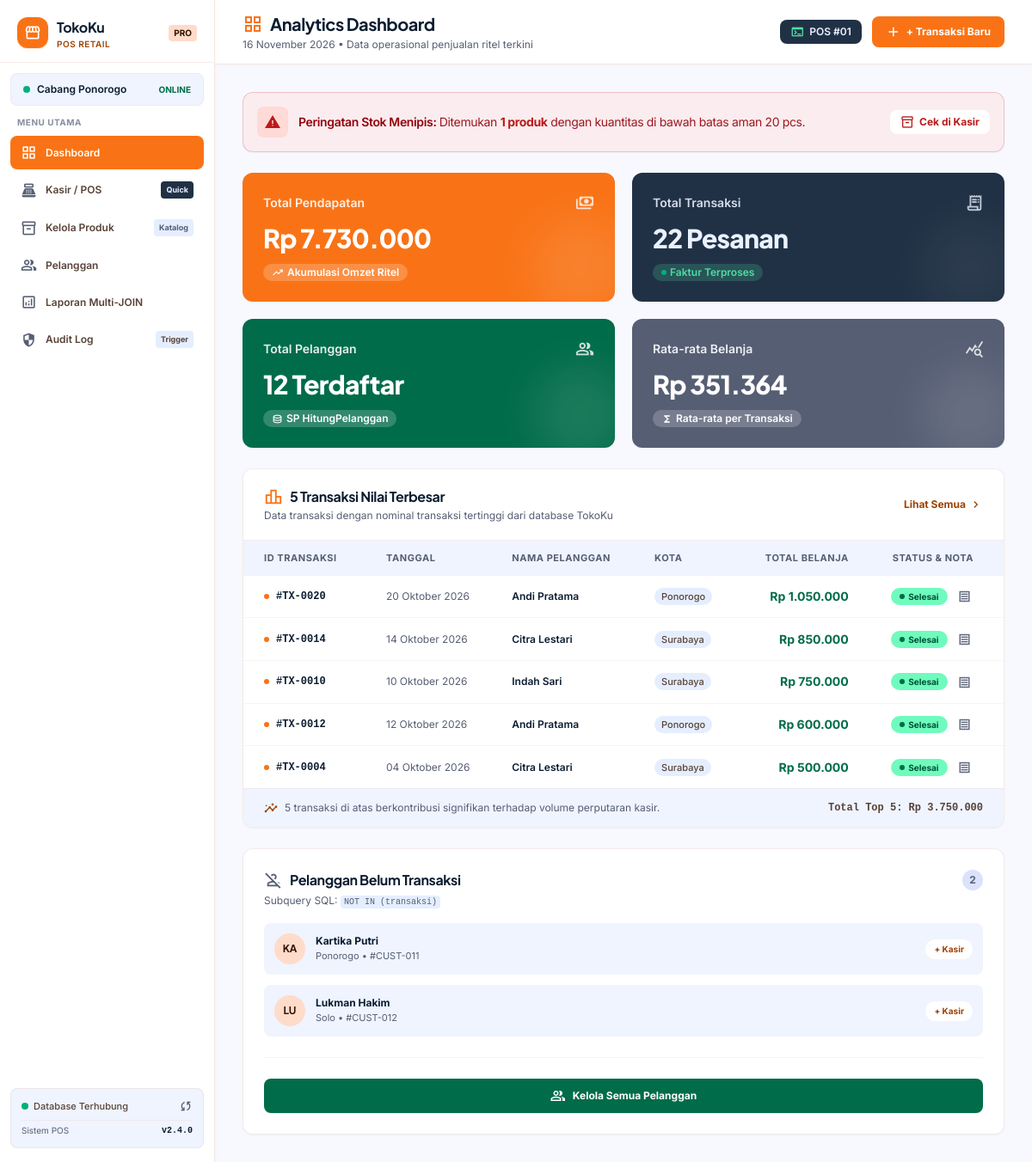
The page / on the database its author committed.
### tables this page shows
CREATE TABLE tbl_transaksi (
    id_transaksi INT AUTO_INCREMENT PRIMARY KEY,
    tanggal DATE NOT NULL,
    id_pelanggan INT,
    total_belanja DECIMAL(12,2) NOT NULL DEFAULT 0,
    FOREIGN KEY (id_pelanggan) REFERENCES tbl_pelanggan(id_pelanggan)
);

CREATE TABLE tbl_pelanggan (
    id_pelanggan INT AUTO_INCREMENT PRIMARY KEY,
    nama_pelanggan VARCHAR(100) NOT NULL,
    kota VARCHAR(50) NOT NULL
);

### index.php (the view, shortened to what the rows shown need)
<?php
require_once __DIR__ . '/config/db.php';
$transaksi_terbesar = [];
$pelanggan_tanpa_transaksi = [];
if ($pdo) {
    try {
        $sqlTop5 = "SELECT
                        t.id_transaksi,
                        t.tanggal,
                        p.nama_pelanggan,
                        p.kota,
                        t.total_belanja
                    FROM tbl_transaksi t
                    JOIN tbl_pelanggan p ON t.id_pelanggan = p.id_pelanggan
                    ORDER BY t.total_belanja DESC
                    LIMIT 5";
        $transaksi_terbesar = $pdo->query($sqlTop5)->fetchAll();
        $sqlNotIn = "SELECT id_pelanggan, nama_pelanggan, kota
                     FROM tbl_pelanggan
                     WHERE id_pelanggan NOT IN (
                         SELECT DISTINCT id_pelanggan
                         FROM tbl_transaksi
                         WHERE id_pelanggan IS NOT NULL
                     )
                     ORDER BY id_pelanggan ASC";
        $pelanggan_tanpa_transaksi = $pdo->query($sqlNotIn)->fetchAll();
    } catch (PDOException $e) {
        $error_message = $e->getMessage();
    }
} else {
    $error_message = "Koneksi database terputus. Pastikan MySQL di XAMPP telah aktif.";
}
require_once __DIR__ . '/includes/header.php';
?>
<main class="flex-1 flex flex-col min-w-0 overflow-y-auto">
    <header class="bg-surface-container-lowest border-b border-outline-variant/40 px-6 sm:px-8 py-3.5 flex flex-col sm:flex-row sm:items-center justify-between gap-4 sticky top-0 z-30 shadow-[0_1px_8px_rgba(0,0,0,0.03)]">
        <div>
            <h1 class="font-headline font-bold text-lg sm:text-xl text-on-surface tracking-tight flex items-center gap-2">
                <span class="material-symbols-outlined text-primary-container text-[24px]">grid_view</span>
                Analytics Dashboard
            </h1>
        </div>
    </header>
    <div class="p-6 sm:p-8 space-y-6 flex-1 bg-surface">
        <div class="grid grid-cols-12 gap-6 items-start">
            <div class="col-span-12 xl:col-span-8 bg-surface-container-lowest rounded-xl shadow-sm border border-outline-variant/30 overflow-hidden flex flex-col">
                <div class="px-6 py-5 flex flex-col sm:flex-row sm:items-center justify-between gap-3 bg-surface-container-lowest border-b border-outline-variant/30">
                    <div>
                        <h2 class="font-headline text-base font-bold text-on-surface tracking-tight flex items-center gap-2">
                            <span class="material-symbols-outlined text-primary-container text-[22px]">leaderboard</span>
                            5 Transaksi Nilai Terbesar
                        </h2>
                    </div>
                </div>
                <div class="w-full overflow-x-auto">
                    <table class="w-full text-left border-collapse text-xs">
                        <thead>
                            <tr class="bg-surface-container-low text-secondary font-semibold uppercase tracking-wider text-[11px] h-10 border-b border-outline-variant/20">
                                <th class="py-2.5 px-6" scope="col">ID Transaksi</th>
                                <th class="py-2.5 px-4" scope="col">Tanggal</th>
                                <th class="py-2.5 px-4" scope="col">Nama Pelanggan</th>
                                <th class="py-2.5 px-4" scope="col">Kota</th>
                                <th class="py-2.5 px-4 text-right" scope="col">Total Belanja</th>
                                <th class="py-2.5 px-6 text-center" scope="col">Status & Nota</th>
                            </tr>
                        </thead>
                        <tbody class="divide-y divide-outline-variant/20">
                            <?php if (empty($transaksi_terbesar)): ?>
                                <tr>
                                    <td colspan="6" class="py-10 text-center text-secondary">
                                        Belum ada data transaksi yang tersimpan.
                                    </td>
                                </tr>
                            <?php else: ?>
                                <?php foreach ($transaksi_terbesar as $tx): ?>
                                    <tr class="hover:bg-surface-container-low/60 transition-colors">
                                        <td class="py-3 px-6 font-mono font-bold text-on-surface whitespace-nowrap">
                                            <div class="flex items-center gap-2">
                                                <span class="w-1.5 h-1.5 rounded-full bg-primary-container"></span>
                                                <span>#TX-<?= str_pad($tx['id_transaksi'], 4, '0', STR_PAD_LEFT) ?></span>
                                            </div>
                                        </td>
                                        <td class="py-3 px-4 text-secondary whitespace-nowrap">
                                            <?= formatTanggal($tx['tanggal']) ?>
                                        </td>
                                        <td class="py-3 px-4 font-semibold text-on-surface whitespace-nowrap">
                                            <?= htmlspecialchars($tx['nama_pelanggan']) ?>
                                        </td>
                                        <td class="py-3 px-4 whitespace-nowrap">
                                            <span class="inline-flex items-center px-2 py-0.5 rounded-full text-[11px] font-medium bg-surface-container text-on-surface-variant">
                                                <?= htmlspecialchars($tx['kota']) ?>
                                            </span>
                                        </td>
                                        <td class="py-3 px-4 text-right font-bold text-tertiary whitespace-nowrap text-sm">
                                            <?= formatRupiah($tx['total_belanja']) ?>
                                        </td>
                                        <td class="py-3 px-6 text-center whitespace-nowrap">
                                            <div class="inline-flex items-center gap-2">
                                                <span class="inline-flex items-center gap-1 px-2.5 py-0.5 rounded-full text-[10px] font-bold bg-tertiary-fixed text-on-tertiary-fixed-variant">
                                                    <span class="w-1.5 h-1.5 rounded-full bg-tertiary"></span>
                                                    Selesai
                                                </span>
                                                <a href="nota.php?id=<?= $tx['id_transaksi'] ?>" target="_blank" title="Cetak Nota"
                                                   class="p-1 rounded text-secondary hover:text-primary transition">
                                                    <span class="material-symbols-outlined text-[16px]">receipt</span>
                                                </a>
                                            </div>
                                        </td>
                                    </tr>
                                <?php endforeach; ?>
                            <?php endif; ?>
                        </tbody>
                    </table>
                </div>
            </div>
            <div class="col-span-12 xl:col-span-4 bg-surface-container-lowest rounded-xl shadow-sm border border-outline-variant/30 p-6 flex flex-col justify-between">
                <div>
                    <div class="space-y-3 mt-4">
                        <?php if (empty($pelanggan_tanpa_transaksi)): ?>
                            <p class="py-8 text-center text-secondary text-xs">Semua pelanggan terdaftar telah melakukan transaksi.</p>
                        <?php else: ?>
                            <?php foreach (array_slice($pelanggan_tanpa_transaksi, 0, 4) as $p):
                                $initials = strtoupper(substr($p['nama_pelanggan'], 0, 2));
                            ?>
                                <div class="flex items-center justify-between p-3 rounded-lg bg-surface-container-low hover:bg-surface-container transition-colors">
                                    <div class="flex items-center gap-3">
                                        <div class="w-9 h-9 rounded-full bg-primary-fixed text-on-primary-fixed flex items-center justify-center font-bold text-xs font-headline">
                                            <?= $initials ?>
                                        </div>
                                        <div class="flex flex-col">
                                            <span class="text-xs font-bold text-on-surface leading-tight"><?= htmlspecialchars($p['nama_pelanggan']) ?></span>
                                            <span class="text-[11px] text-secondary mt-0.5"><?= htmlspecialchars($p['kota']) ?> &bull; #CUST-<?= str_pad($p['id_pelanggan'], 3, '0', STR_PAD_LEFT) ?></span>
                                        </div>
                                    </div>
                                    <a href="kasir.php?pelanggan_id=<?= urlencode($p['id_pelanggan']) ?>" class="inline-flex items-center px-2.5 py-1 rounded-full text-[10px] font-bold bg-surface-container-lowest text-primary hover:bg-primary-container hover:text-white transition shadow-xs">
                                        + Kasir
                                    </a>
                                </div>
                            <?php endforeach; ?>
                        <?php endif; ?>
                    </div>
                </div>
            </div>
        </div>
    </div>
<?php
require_once __DIR__ . '/includes/footer.php';
?>

### rows shown on the page
tbl_transaksi: id_transaksi "0020", tanggal "20 Oktober 2026", id_pelanggan.nama_pelanggan "Andi Pratama", id_pelanggan.kota "Ponorogo", total_belanja "Rp 1.050.000"
tbl_transaksi: id_transaksi "0014", tanggal "14 Oktober 2026", id_pelanggan.nama_pelanggan "Citra Lestari", id_pelanggan.kota "Surabaya", total_belanja "Rp 850.000"
tbl_transaksi: id_transaksi "0010", tanggal "10 Oktober 2026", id_pelanggan.nama_pelanggan "Indah Sari", id_pelanggan.kota "Surabaya", total_belanja "Rp 750.000"
tbl_transaksi: id_transaksi "0012", tanggal "12 Oktober 2026", id_pelanggan.nama_pelanggan "Andi Pratama", id_pelanggan.kota "Ponorogo", total_belanja "Rp 600.000"
tbl_transaksi: id_transaksi "0004", tanggal "04 Oktober 2026", id_pelanggan.nama_pelanggan "Citra Lestari", id_pelanggan.kota "Surabaya", total_belanja "Rp 500.000"
tbl_pelanggan: nama_pelanggan "KA", nama_pelanggan "Kartika Putri", kota "Ponorogo", id_pelanggan "011"
tbl_pelanggan: nama_pelanggan "LU", nama_pelanggan "Lukman Hakim", kota "Solo", id_pelanggan "012"

### other values the page prints
$total_stok_menipis "1"
formatRupiah($total_pendapatan) "Rp 7.730.000"
$total_transaksi "22"
$total_pelanggan "12"
formatRupiah($rata_rata_belanja) "Rp 351.364"
count($pelanggan_tanpa_transaksi) "2"
